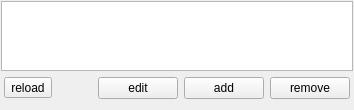
<?xml version="1.0" encoding="UTF-8"?>
<ui version="4.0">
 <class>CSettingsHotkeyComponent</class>
 <widget class="QFrame" name="CSettingsHotkeyComponent">
  <property name="windowTitle">
   <string>Hotkeys</string>
  </property>
  <layout class="QVBoxLayout" name="vl_SettingsHotkeys">
   <property name="leftMargin">
    <number>1</number>
   </property>
   <property name="topMargin">
    <number>1</number>
   </property>
   <property name="rightMargin">
    <number>1</number>
   </property>
   <item>
    <widget class="QTableView" name="tv_Hotkeys">
     <property name="sizeAdjustPolicy">
      <enum>QAbstractScrollArea::AdjustToContents</enum>
     </property>
     <property name="selectionMode">
      <enum>QAbstractItemView::SingleSelection</enum>
     </property>
     <property name="selectionBehavior">
      <enum>QAbstractItemView::SelectRows</enum>
     </property>
     <attribute name="horizontalHeaderStretchLastSection">
      <bool>true</bool>
     </attribute>
     <attribute name="verticalHeaderVisible">
      <bool>false</bool>
     </attribute>
    </widget>
   </item>
   <item>
    <widget class="QWidget" name="wi_Buttons" native="true">
     <layout class="QHBoxLayout" name="hl_Buttons">
      <property name="leftMargin">
       <number>3</number>
      </property>
      <property name="topMargin">
       <number>0</number>
      </property>
      <property name="rightMargin">
       <number>3</number>
      </property>
      <property name="bottomMargin">
       <number>0</number>
      </property>
      <item>
       <widget class="QToolButton" name="tb_ReloadHotkey">
        <property name="toolTip">
         <string>reload hotkey settings</string>
        </property>
        <property name="statusTip">
         <string>reload settings</string>
        </property>
        <property name="text">
         <string>reload</string>
        </property>
        <property name="icon">
         <iconset resource="../../misc/misc.qrc">
          <normaloff>:/pastel/icons/pastel/16/arrow-refresh.png</normaloff>:/pastel/icons/pastel/16/arrow-refresh.png</iconset>
        </property>
       </widget>
      </item>
      <item>
       <spacer name="hs_Buttons">
        <property name="orientation">
         <enum>Qt::Horizontal</enum>
        </property>
        <property name="sizeHint" stdset="0">
         <size>
          <width>40</width>
          <height>20</height>
         </size>
        </property>
       </spacer>
      </item>
      <item alignment="Qt::AlignRight">
       <widget class="QPushButton" name="pb_EditHotkey">
        <property name="text">
         <string>edit</string>
        </property>
       </widget>
      </item>
      <item alignment="Qt::AlignRight">
       <widget class="QPushButton" name="pb_AddHotkey">
        <property name="text">
         <string>add</string>
        </property>
       </widget>
      </item>
      <item>
       <widget class="QPushButton" name="pb_RemoveHotkey">
        <property name="text">
         <string>remove</string>
        </property>
       </widget>
      </item>
     </layout>
    </widget>
   </item>
  </layout>
 </widget>
 <layoutdefault spacing="6" margin="11"/>
 <tabstops>
  <tabstop>tv_Hotkeys</tabstop>
 </tabstops>
 <resources>
  <include location="../../misc/misc.qrc"/>
 </resources>
 <connections/>
</ui>
